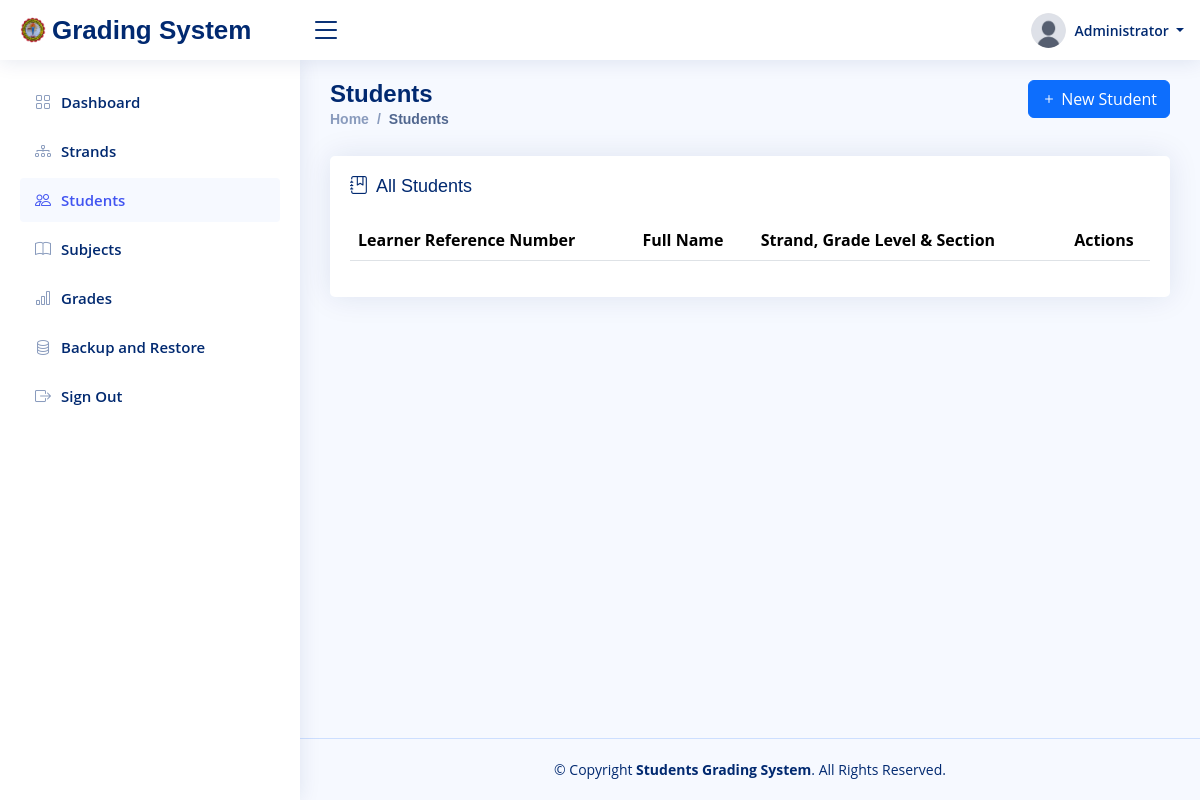
The page /students (signed in) on the database as committed earlier.
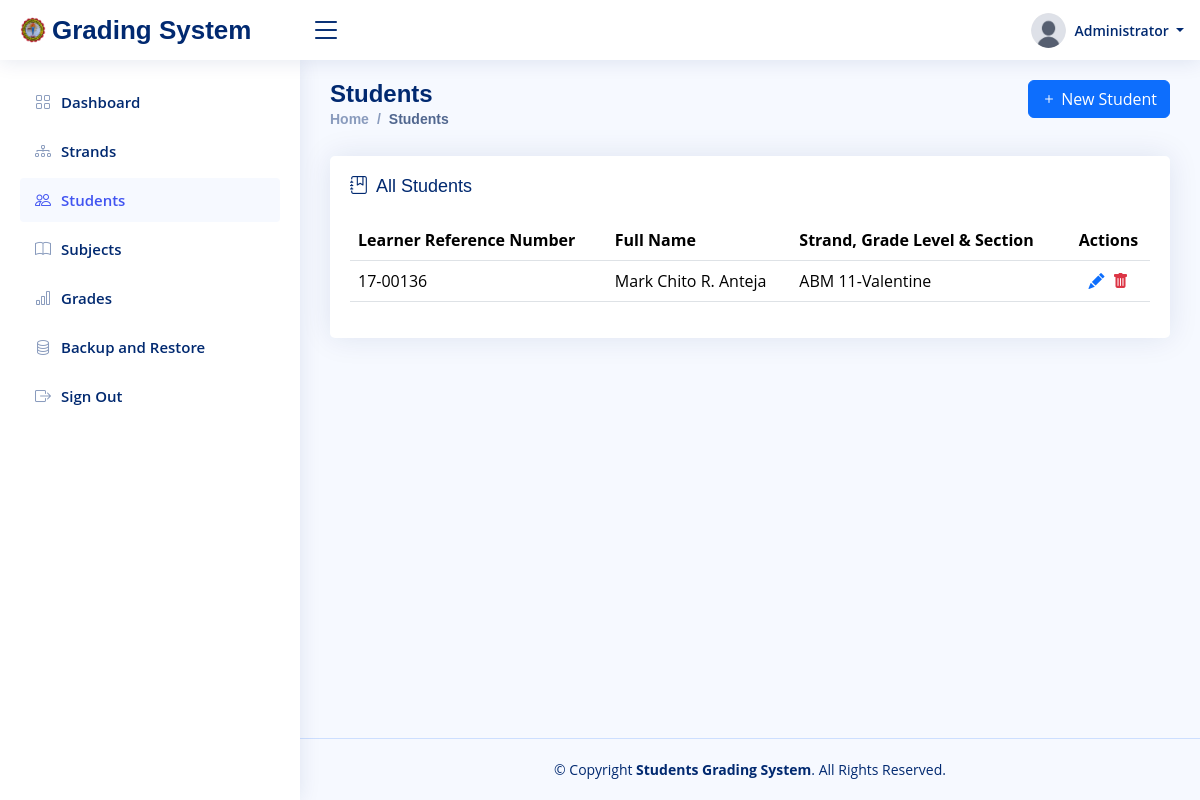
The same page on the database as committed later.
### tables this page shows
CREATE TABLE `students` (
  `id` int(11) NOT NULL AUTO_INCREMENT,
  `uuid` varchar(36) NOT NULL,
  `account_id` int(11) NOT NULL,
  `lrn` varchar(12) NOT NULL,
  `strand_id` int(11) NOT NULL,
  `grade_level` enum('11','12') NOT NULL,
  `section` varchar(20) NOT NULL,
  `first_name` varchar(50) NOT NULL,
  `middle_name` varchar(50) DEFAULT NULL,
  `last_name` varchar(50) NOT NULL,
  `birthday` date NOT NULL,
  `sex` enum('Male','Female') NOT NULL,
  `email` varchar(100) NOT NULL,
  `address` varchar(255) NOT NULL,
  `created_at` datetime NOT NULL,
  `updated_at` datetime NOT NULL,
  PRIMARY KEY (`id`),
  UNIQUE KEY `uuid` (`uuid`),
  UNIQUE KEY `account_id` (`account_id`),
  UNIQUE KEY `lrn` (`lrn`),
  UNIQUE KEY `email` (`email`),
  KEY `strand_id` (`strand_id`),
  CONSTRAINT `students_ibfk_1` FOREIGN KEY (`strand_id`) REFERENCES `strands` (`id`) ON UPDATE CASCADE,
  CONSTRAINT `students_ibfk_2` FOREIGN KEY (`account_id`) REFERENCES `users` (`id`) ON DELETE CASCADE ON UPDATE CASCADE
);

CREATE TABLE `strands` (
  `id` int(11) NOT NULL AUTO_INCREMENT,
  `uuid` varchar(36) NOT NULL,
  `code` varchar(10) NOT NULL,
  `name` varchar(100) NOT NULL,
  `description` text DEFAULT NULL,
  `created_at` datetime NOT NULL,
  `updated_at` datetime NOT NULL,
  PRIMARY KEY (`id`),
  UNIQUE KEY `uuid` (`uuid`),
  UNIQUE KEY `code` (`code`)
);

### config/database.php (called while the page is built, shortened)
<?php
class Database
{
    private $host = 'localhost';
    private $dbname = 'u474266573_gms';
    private $username = 'u474266573_user_gms';
    private $password = 'Z;cc#>0h6|Nt';
    private $connection = null;
    public function __construct()
    {
        $this->insert_admin_data();
    }
    private function connect()
    {
        $this->connection = new mysqli($this->host, $this->username, $this->password);
    }
    private function create_database()
    {
        $sql = "CREATE DATABASE IF NOT EXISTS " . $this->dbname;
    }
    private function select_database()
    {
        $this->connection->select_db($this->dbname);
    }
    private function create_users_table()
    {
        $sql = "CREATE TABLE IF NOT EXISTS users (
            id INT(11) AUTO_INCREMENT PRIMARY KEY,
            uuid VARCHAR(36) NOT NULL UNIQUE,
            name VARCHAR(100) NOT NULL,
            username VARCHAR(50) NOT NULL UNIQUE,
            password VARCHAR(255) NOT NULL,
            image VARCHAR(50) NOT NULL,
            user_type VARCHAR(20) NOT NULL,
            created_at DATETIME NOT NULL,
            updated_at DATETIME NOT NULL
        )";
    }
    private function create_students_table()
    {
        $sql = "CREATE TABLE IF NOT EXISTS students (
            id INT(11) AUTO_INCREMENT PRIMARY KEY,
            uuid VARCHAR(36) NOT NULL UNIQUE,
            account_id INT(11) NOT NULL UNIQUE,
            lrn VARCHAR(12) NOT NULL UNIQUE,
            strand_id INT(11) NOT NULL,
            grade_level ENUM('11', '12') NOT NULL,
            section VARCHAR(20) NOT NULL,
            first_name VARCHAR(50) NOT NULL,
            middle_name VARCHAR(50),
            last_name VARCHAR(50) NOT NULL,
            birthday DATE NOT NULL,
            sex ENUM('Male', 'Female') NOT NULL,
            email VARCHAR(100) NOT NULL UNIQUE,
            address VARCHAR(255) NOT NULL,
            created_at DATETIME NOT NULL,
            updated_at DATETIME NOT NULL,
            FOREIGN KEY (strand_id) REFERENCES strands(id)
                ON DELETE RESTRICT
                ON UPDATE CASCADE,
            FOREIGN KEY (account_id) REFERENCES users(id)
                ON DELETE CASCADE
                ON UPDATE CASCADE
        )";
    }
    private function create_strands_table()
    {
        $sql = "CREATE TABLE IF NOT EXISTS strands (
            id INT(11) AUTO_INCREMENT PRIMARY KEY,
            uuid VARCHAR(36) NOT NULL UNIQUE,
            code VARCHAR(10) NOT NULL UNIQUE,
            name VARCHAR(100) NOT NULL,
            description TEXT,
            created_at DATETIME NOT NULL,
            updated_at DATETIME NOT NULL
        )";
    }
    private function create_subjects_table()
    {
        $sql = "CREATE TABLE IF NOT EXISTS subjects (
            id INT(11) AUTO_INCREMENT PRIMARY KEY,
            uuid VARCHAR(36) NOT NULL UNIQUE,
            name VARCHAR(100) NOT NULL,
            category ENUM('core', 'applied and specialized') NOT NULL,
            grade_level ENUM('11', '12'),
            strand_id INT(11),
            created_at DATETIME NOT NULL,
            updated_at DATETIME NOT NULL,
            FOREIGN KEY (strand_id) REFERENCES strands(id)
                ON DELETE SET NULL
                ON UPDATE CASCADE
        )";
    }
    private function create_grades_table()
    {
        $sql = "CREATE TABLE IF NOT EXISTS grades (
            id INT(11) AUTO_INCREMENT PRIMARY KEY,
            uuid VARCHAR(36) NOT NULL UNIQUE,
            student_id INT(11) NOT NULL,
            subject_id INT(11) NOT NULL,
            quarter_1 DECIMAL(5,2),
            quarter_2 DECIMAL(5,2),
            quarter_3 DECIMAL(5,2),
            quarter_4 DECIMAL(5,2),
            final_grade DECIMAL(5,2),
            remarks VARCHAR(20),
            created_at DATETIME NOT NULL,
            updated_at DATETIME NOT NULL,
            UNIQUE(student_id, subject_id), -- Prevent duplicate entries for the same subject
            FOREIGN KEY (student_id) REFERENCES students(id)
                ON DELETE CASCADE
                ON UPDATE CASCADE,
            FOREIGN KEY (subject_id) REFERENCES subjects(id)
                ON DELETE CASCADE
                ON UPDATE CASCADE
        )";
    }
    private function create_logs_table()
    {
        $sql = "CREATE TABLE IF NOT EXISTS logs (
            id INT(11) AUTO_INCREMENT PRIMARY KEY,
            uuid VARCHAR(36) NOT NULL UNIQUE,
            user_id INT(11) NOT NULL,
            activity TEXT NOT NULL,
            created_at DATETIME NOT NULL,
            updated_at DATETIME NOT NULL
        )";
    }
    private function insert_admin_data()
    {
        $is_admin_exists = $this->select_one("users", "id", "1");
    }
    public function select_one($table, $condition_column, $condition_value)
    {
        $sql = "SELECT * FROM $table WHERE $condition_column = ? LIMIT 1";
        $stmt = $this->connection->prepare($sql);
        $stmt->bind_param("s", $condition_value);
        $stmt->execute();
        return $stmt->get_result()->fetch_assoc();
    }
    public function select_all($table, $order_by = null, $direction = 'ASC')
    {
        $sql = "SELECT * FROM $table";
        if ($order_by) {
            $sql .= " ORDER BY $order_by " . strtoupper($direction);
        }
        $result = $this->connection->query($sql);
        return $result->fetch_all(MYSQLI_ASSOC);
    }
}

### views/pages/students.php (the view, shortened to what the changed rows need)
<?php include_once "views/pages/templates/header.php" ?>
<main id="main" class="main">
    <div class="pagetitle">
        <div class="row">
            <div class="col-6">
                <h1>Students</h1>
            </div>
        </div>
    </div>
    <section class="section">
        <div class="row">
            <div class="col-lg-12">
                <div class="card">
                    <div class="card-body">
                        <table class="table datatable">
                            <thead>
                                <tr>
                                    <th>Learner Reference Number</th>
                                    <th>Full Name</th>
                                    <th>Strand, Grade Level & Section</th>
                                    <th class="text-center">Actions</th>
                                </tr>
                            </thead>
                            <tbody>
                                <?php if ($students = $db->select_all("students", "id", "DESC")): ?>
                                    <?php foreach ($students as $student): ?>
                                        <?php $strand = $db->select_one("strands", "id", $student["strand_id"]); ?>
                                        <tr>
                                            <td><?= $student["lrn"] ?></td>
                                            <td><?= $student["first_name"] . ' ' . (!empty($student["middle_name"]) ? substr($student["middle_name"], 0, 1) . '. ' : '') . $student["last_name"] ?></td>
                                            <td><?= $strand["code"] . " " . $student["grade_level"] . "-" . $student["section"] ?></td>
                                            <td class="text-center">
                                                <i class="bi bi-pencil-fill text-primary me-1 update_student_btn" role="button" data-account_id="<?= $student["account_id"] ?>"></i>
                                                <i class="bi bi-trash-fill text-danger delete_student_btn" role="button" data-account_id="<?= $student["account_id"] ?>"></i>
                                            </td>
                                        </tr>
                                    <?php endforeach ?>
                                <?php endif ?>
                            </tbody>
                        </table>
                    </div>
                </div>
            </div>
        </div>
    </section>
</main>
<?php include_once "views/pages/templates/footer.php" ?>

Rows that differ between the two databases and show on the page:
added students: lrn "17-00136", first_name "Mark Chito", middle_name "R", last_name "Anteja", strand.code "ABM", grade_level "11", section "Valentine"
